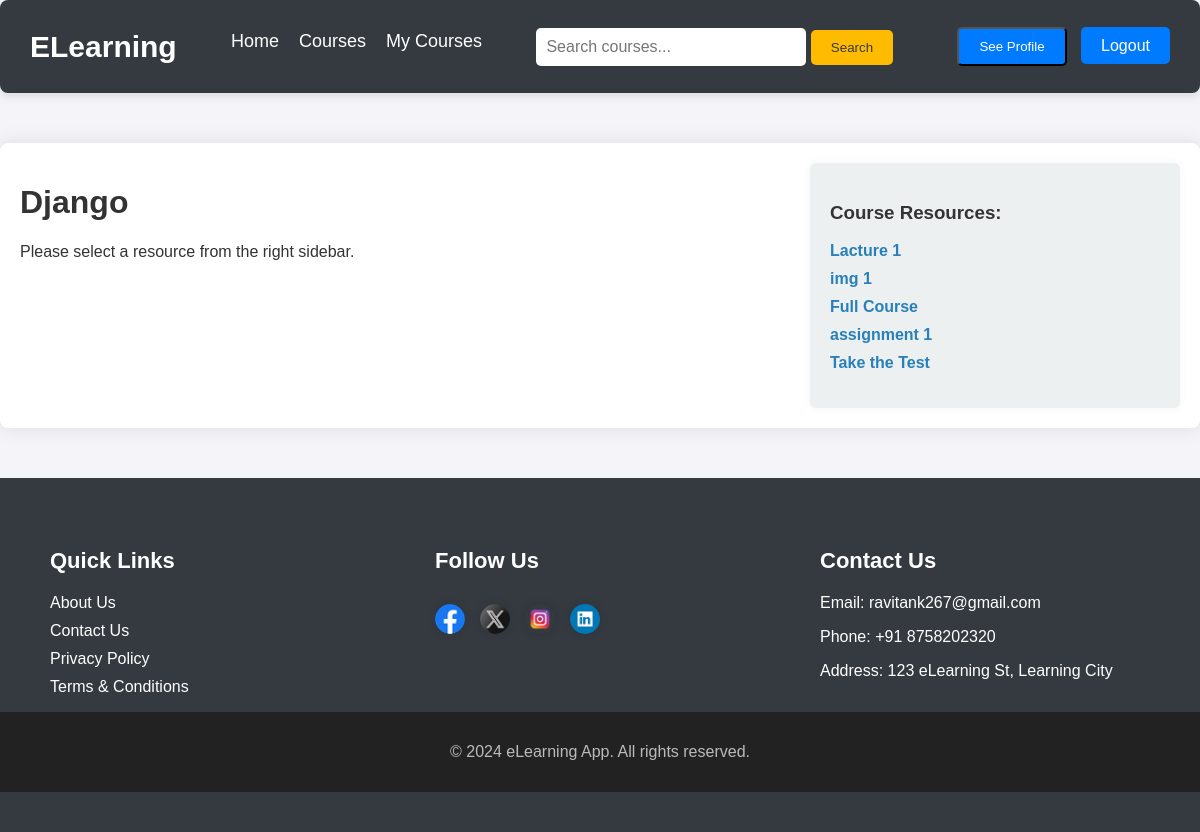
The page /course-study/1/ (signed in) on the database its author committed.
### Elearing_app/models.py (models this page shows, shortened)
class Course(models.Model):
    name = models.CharField(max_length=255)
    description = models.TextField()
    price = models.DecimalField(max_digits=10, decimal_places=2)
    discount = models.DecimalField(max_digits=5, decimal_places=2, default=0.00)  # Default 0% discount
    active = models.BooleanField(default=True)  # To mark if the course is currently active or not
    thumbnail = models.ImageField(upload_to='course_thumbnails/', blank=True, null=True)  # Image upload
    course_length = models.PositiveIntegerField(help_text='Course length in hours')
    purchased_by = models.PositiveIntegerField(default=0)

class CourseResource(models.Model):
    RESOURCE_TYPES = [
        ('video', 'Video'),
        ('document', 'Document'),
        ('image', 'Image'),
        ('link', 'Link'),
    ]
    course = models.ForeignKey(Course, related_name='resources', on_delete=models.CASCADE)
    resource_type = models.CharField(max_length=10, choices=RESOURCE_TYPES)
    resource_file = models.FileField(upload_to='course_resources/', blank=True, null=True)
    resource_link = models.URLField(blank=True, null=True)
    resource_name = models.CharField(max_length=255)

### Elearing_app/views.py (the view)
# urls.py: path('course-study/<int:course_id>/', views.course_study, name='course_study'),
@login_required
def course_study(request, course_id, resource_id=None):
    course = get_object_or_404(Course, id=course_id)
    user = get_object_or_404(Customer,email=request.session['email'])
    user_progress, created = UserProgress.objects.get_or_create(user=user, course=course)
    selected_resource = None
    if resource_id:
        selected_resource = get_object_or_404(CourseResource, id=resource_id)
        if selected_resource not in user_progress.resources_viewed.all():
            user_progress.resources_viewed.add(selected_resource)
        user_progress.check_completion()
    show_test_link = user_progress.completed
    context = {
        'course': course,
        'selected_resource': selected_resource,
        'user_progress': user_progress,
        'show_test_link': show_test_link,
    }
    return render(request, 'course_study.html', context)

### Elearing_app/views.py (called while the page is built)
def login_required(view_func):
    @wraps(view_func)
    def wrapper(request, *args, **kwargs):
        if request.session.get('email'):
            return view_func(request, *args, **kwargs)
        else:
            return redirect('login')
    return wrapper

### template/course_study.html (shortened to what this page needs)
{% extends 'base_app/base_app.html' %}
{% load static %}
{% block content %}
    <link rel="stylesheet" href="{% static 'css/course_study.css' %}">
    <div class="course-container">
        <div class="left-content">
            <h1>{{ course.name }}</h1>
            {% if selected_resource %}
                <div class="selected-resource">
                    <h3>{{ selected_resource.resource_name }}</h3>
                    {% if selected_resource.resource_type == 'video' %}
                        <video controls>
                            <source src="{{ selected_resource.resource_file.url }}" type="video/mp4">
                            Your browser does not support the video tag.
                        </video>
                    {% elif selected_resource.resource_type == 'document' %}
                        <a href="{{ selected_resource.resource_file.url }}" download class="download-link">Download Document</a>
                    {% elif selected_resource.resource_type == 'image' %}
                        <img src="{{ selected_resource.resource_file.url }}" alt="{{ selected_resource.resource_name }}">
                    {% elif selected_resource.resource_type == 'link' %}
                        <a href="{{ selected_resource.resource_link }}" target="_blank" class="resource-link">{{ selected_resource.resource_name }}</a>
                    {% endif %}
                </div>
            {% else %}
                <p>Please select a resource from the right sidebar.</p>
            {% endif %}
        </div>
        <div class="right-sidebar">
            <h3>Course Resources:</h3>
            <ul class="resource-list">
                {% for resource in course.resources.all %}
                    <li>
                        <a href="{% url 'course_study_resource' course.id resource.id %}">{{ resource.resource_name }}</a>
                    </li>
                {% endfor %}
                {% if show_test_link %}
                    <div class="test-link">
                        <a href="{% url 'course_test' course.id %}" class="start-test-button">Take the Test</a>
                    </div>
                {% endif %}
            </ul>
        </div>
    </div>
{% endblock %}

### static/css/styles.css (style rules this page uses)
body { font-family: 'Roboto', sans-serif; background-color: #f4f7fc; margin: 0; padding: 0; box-sizing: border-box; color: #333; }

### static/css/course_study.css (style rules this page uses)
body { font-family: 'Arial', sans-serif; background-color: #f4f4f9; color: #333; margin: 0; padding: 0; box-sizing: border-box; }
.course-container { max-width: 1200px; margin: 50px auto; background-color: #fff; padding: 20px; box-shadow: 0 0 20px rgba(0, 0, 0, 0.1); border-radius: 8px; display: flex; }
.left-content { width: 70%; padding-right: 20px; }
.right-sidebar { width: 30%; background-color: #ecf0f1; padding: 20px; border-radius: 6px; box-shadow: 0 0 10px rgba(0, 0, 0, 0.05); }
ul { list-style-type: none; padding: 0; }
li { margin-bottom: 10px; }
.resource-list a { text-decoration: none; color: #2980b9; font-weight: bold; transition: color 0.3s ease; }

### rows shown on the page
Course: name "Django"
CourseResource: resource_name "Lacture 1"
CourseResource: resource_name "img 1"
CourseResource: resource_name "Full Course"
CourseResource: resource_name "assignment 1"
